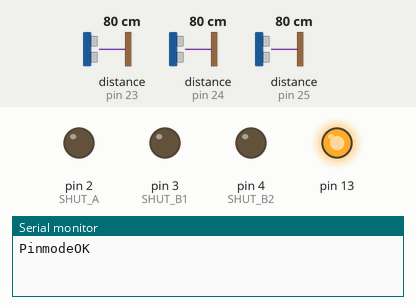
This sketch was run on a simulated Arduino Uno, built with avr-gcc and run on an emulated ATmega328P. On the bench: output pins drawn as LEDs (lit = HIGH), the last lines printed to the serial monitor. Inputs (shaded band) come from the test bench; at power-on: distance to the obstacle (sensors on pin 23, pin 24, pin 25) 80 cm.

Above: at 0.1 s.
At 0.9 s:
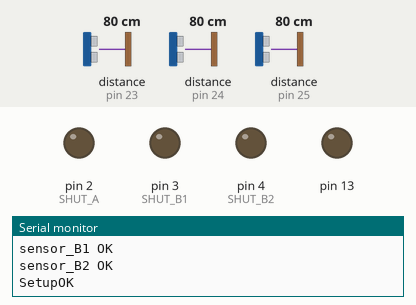
Timing chart, 0 to 2.4 s (numbered marks = the images above):
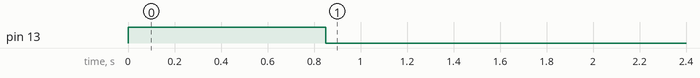

The sketch:

test_URGmodoki.ino
```cpp
#include <Wire.h>
#include <VL53L1X.h>

VL53L1X sensor_A;
VL53L1X sensor_B1;
VL53L1X sensor_B2;


#define SHUT_A  2
#define SHUT_B1 3
#define SHUT_B2 4


void setup() {
Serial.begin(38400);
pinMode(13,OUTPUT);
digitalWrite(13,HIGH);
pinMode(SHUT_A, OUTPUT);
pinMode(SHUT_B1, OUTPUT);
pinMode(SHUT_B2, OUTPUT);

digitalWrite(SHUT_A, LOW);
digitalWrite(SHUT_B1, LOW);
digitalWrite(SHUT_B2, LOW);

Serial.println("PinmodeOK");
delay(100);
Wire.begin();
Serial.println("Wire.begin");

pinMode(SHUT_A, INPUT);
delay(150);
sensor_A.init();
delay(100);
sensor_A.setAddress((uint8_t)23);
sensor_A.setTimeout(500);
Serial.println("sensor_A OK");

pinMode(SHUT_B1, INPUT);
delay(150);
sensor_B1.init(true);
delay(100);
sensor_B1.setAddress((uint8_t)24);
sensor_B1.setTimeout(500);
Serial.println("sensor_B1 OK");

pinMode(SHUT_B2, INPUT);
delay(150);
sensor_B2.init(true);
delay(100);
sensor_B2.setAddress((uint8_t)25);
sensor_B2.setTimeout(500);
Serial.println("sensor_B2 OK");


sensor_A.startContinuous(50);
sensor_B1.startContinuous(50);
sensor_B2.startContinuous(50);

digitalWrite(13,LOW);
Serial.println("SetupOK");
}

float XX;
float YY;
float rad;

float s_B1;
float s_B2;

void loop(){
  s_B1 =  sensor_B1.readRangeContinuousMillimeters();
  s_B2 =  sensor_B2.readRangeContinuousMillimeters();
  XX = (s_B1 + s_B2)/2 ;
  YY = sensor_A.readRangeContinuousMillimeters();
  rad = atan((s_B1 - s_B2)/153)*180/3.1455926535;

Serial.print("X,Y,rad...  ");
Serial.print(XX);
Serial.print("  ");
Serial.print(YY);
Serial.print("  ");
Serial.println(rad);


 /*
Serial.print("1,2,3...  ");
Serial.print(sensor_A.readRangeContinuousMillimeters());
Serial.print("  ");
Serial.print(sensor_B1.readRangeContinuousMillimeters());
Serial.print("  ");
Serial.println(sensor_B2.readRangeContinuousMillimeters());
*/
delay(100);
}
```
